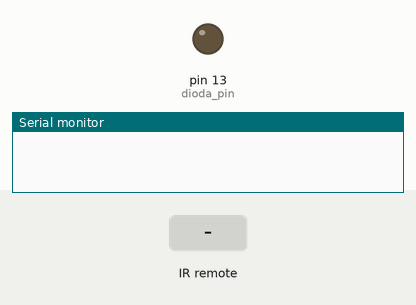
Recording of a sketch running on a simulated Arduino Uno, built with avr-gcc and run on an emulated ATmega328P. On the bench: output pins drawn as LEDs (lit = HIGH), the last lines printed to the serial monitor. The inputs (shaded band) are chosen by the test bench.

Above: at 1.2 s.
1.3 s: infrared code 0x20DF22DD received
At 2.2 s:
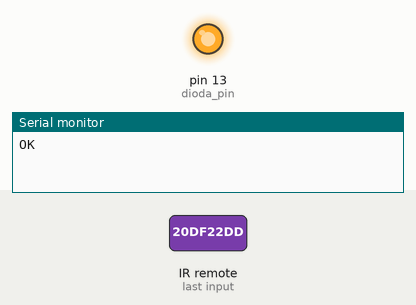
Timing chart, 0 to 4.3 s (numbered marks = the images above; inputs shaded):
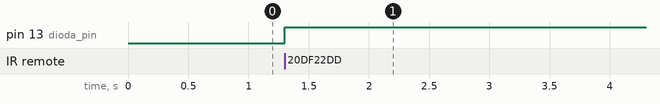

The sketch:

IR_ster_LED.ino
```cpp
#include <IRremote.h>
#define ir_pin 11
#define dioda_pin 13

int diodaStatus = LOW;
int jasnosc = 0;
IRrecv irrecv(ir_pin);
decode_results results;

void setup() {
  Serial.begin(9600);
  irrecv.enableIRIn();

  pinMode(dioda_pin, OUTPUT);
}

void loop() {
  if (irrecv.decode(&results)) {

    switch (results.value) {
      case 0x20DF22DD:
        Serial.println("OK");
        diodaStatus = ~diodaStatus;
        digitalWrite(dioda_pin, diodaStatus);
        delay(250);
        break;
    }

    irrecv.resume();
  }
}
```

Measured:
- after the input at 1.3 s, pin 13 (dioda_pin): LOW → HIGH at once
